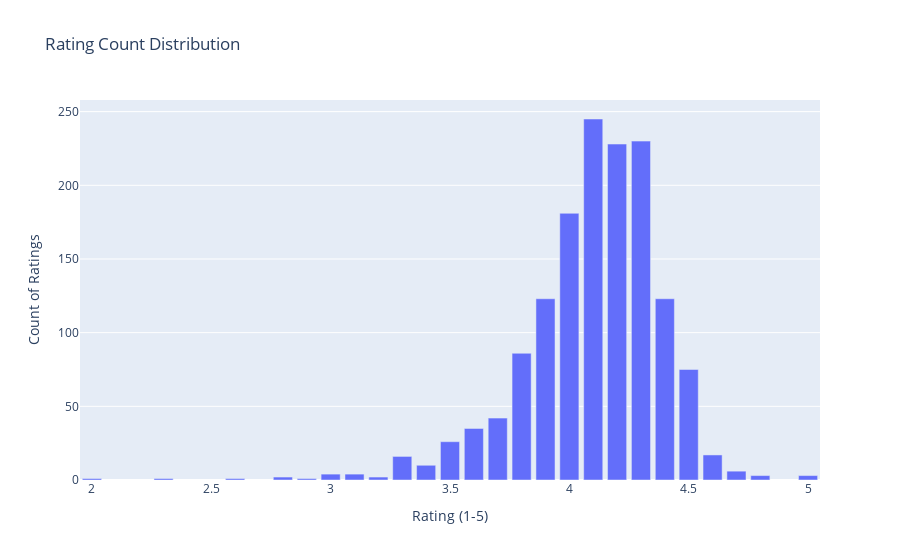

Notebook code for this chart:
### Code cell
#-----Rating Count Distribution-----

rating_counts = df['rating'].value_counts().sort_index()

fig = px.bar(
    x = rating_counts.index,
    y = rating_counts.values,
    title = "Rating Count Distribution",
    labels = {
        'x': 'Rating',
        'y': 'Count of Ratings'
    },
)

fig.update_layout(
    xaxis_title = "Rating (1-5)",
    yaxis_title = "Count of Ratings"
)

fig.show()

### Figure 1 — Plotly figure (JSON) as saved in the notebook; plotly's stock layout.template omitted (floating-point values rounded to 4 significant figures)
{"data": [{"hovertemplate": "Rating=%{x}<br>Count of Ratings=%{y}<extra></extra>", "legendgroup": "", "marker": {"color": "#636efa", "pattern": {"shape": ""}}, "name": "", "orientation": "v", "showlegend": false, "textposition": "auto", "type": "bar", "x": [2.0, 2.3, 2.6, 2.8, 2.9, 3.0, 3.1, 3.2, 3.3, 3.4, 3.5, 3.6, 3.7, 3.8, 3.9, 4.0, 4.1, 4.2, 4.3, 4.4, 4.5, 4.6, 4.7, 4.8, 5.0], "xaxis": "x", "y": [1, 1, 1, 2, 1, 4, 4, 2, 16, 10, 26, 35, 42, 86, 123, 181, 245, 228, 230, 123, 75, 17, 6, 3, 3], "yaxis": "y"}], "layout": {"barmode": "relative", "legend": {"tracegroupgap": 0}, "title": {"text": "Rating Count Distribution"}, "xaxis": {"anchor": "y", "domain": [0, 1], "title": {"text": "Rating (1-5)"}}, "yaxis": {"anchor": "x", "domain": [0, 1], "title": {"text": "Count of Ratings"}}}}
